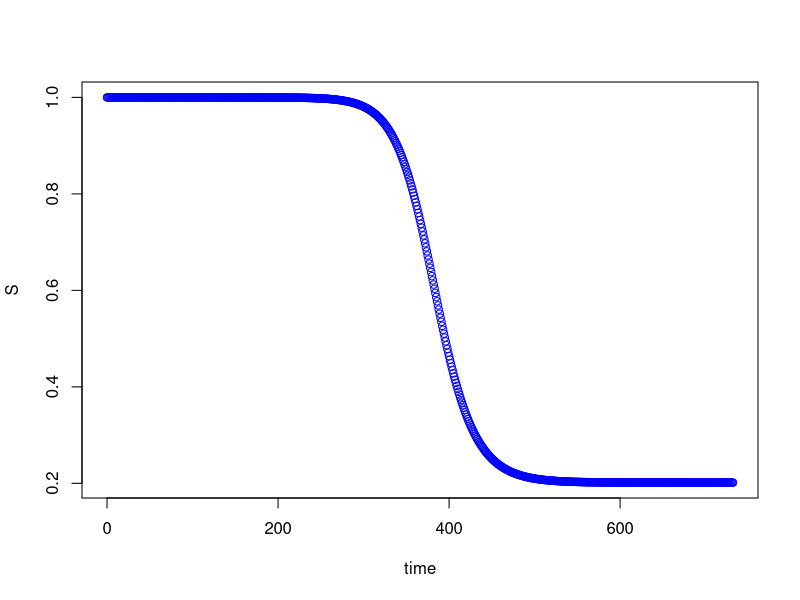
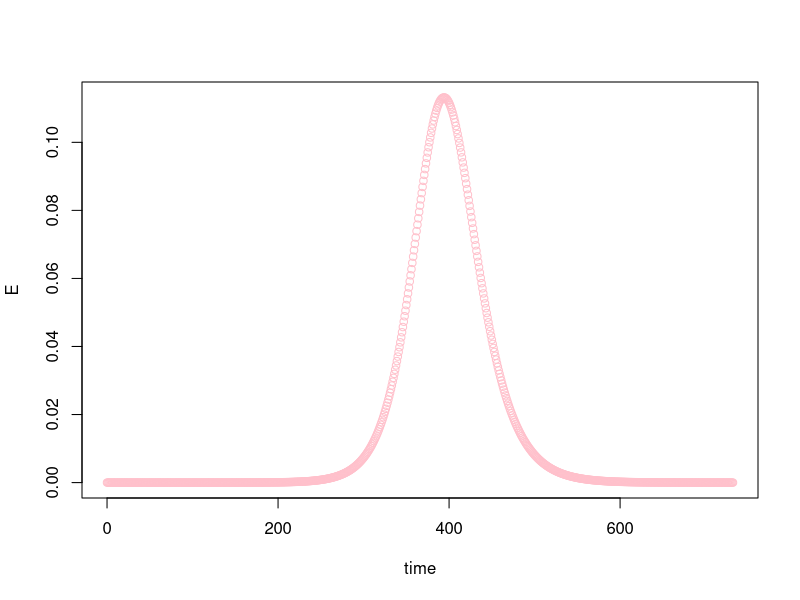
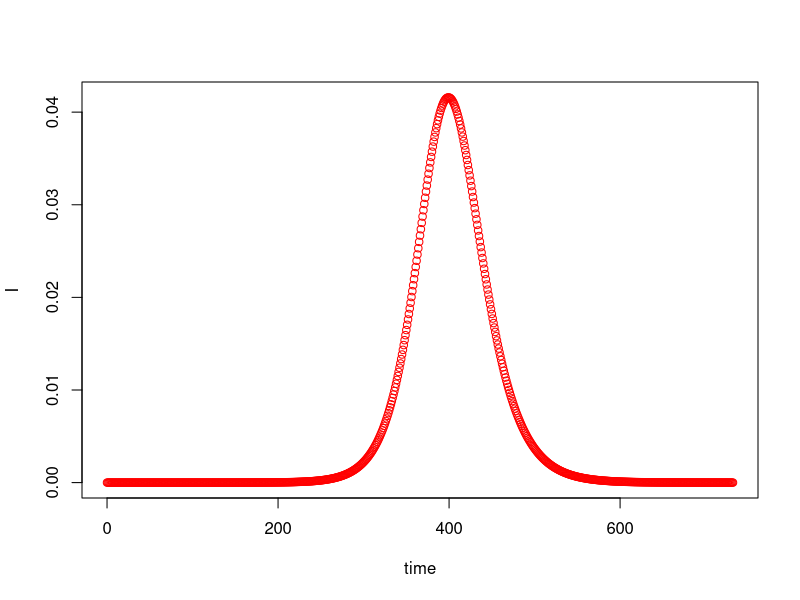
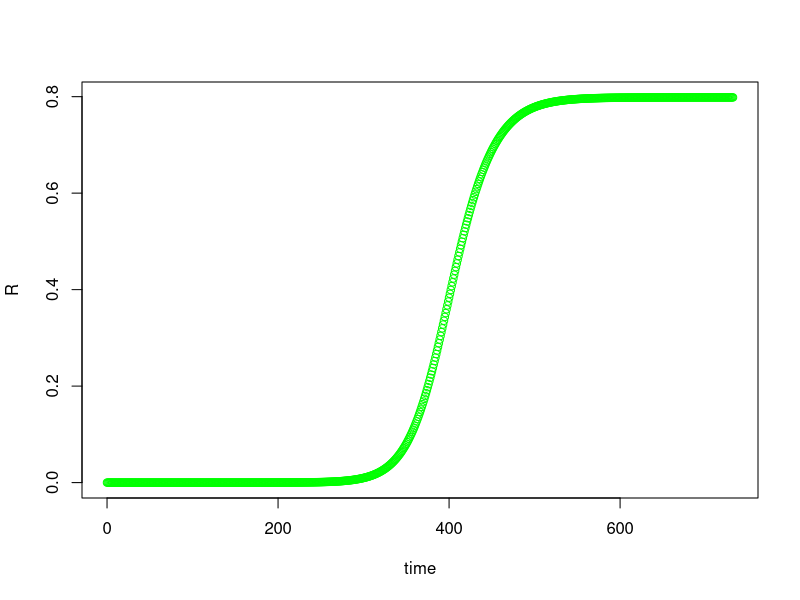
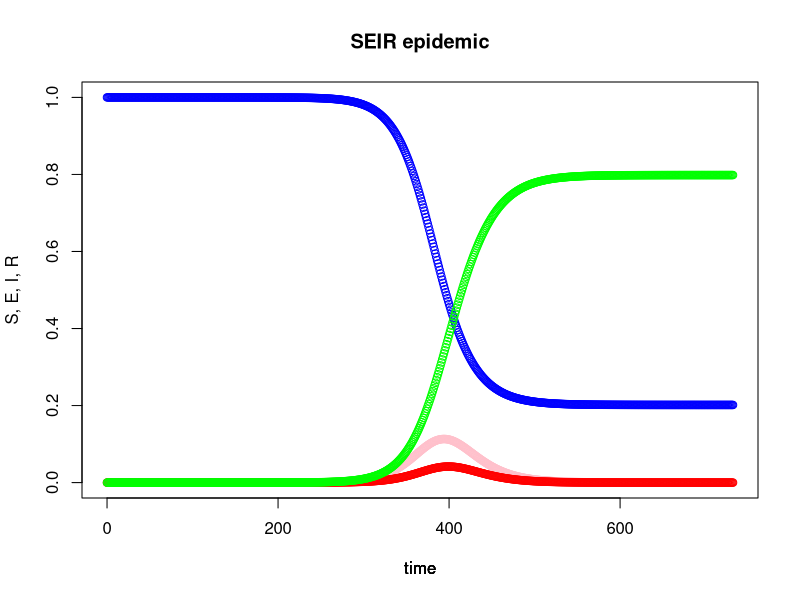

Source code (R) for these figures, in order:
## ---- chunk 1
#Load add-on packages - deSolve - contains lsoda function - differential equation solver.
#install.packages("deSolve")
library (deSolve) 
## ---- chunk 2
#Function to compute derivatives of the differential equations.
seir_model = function (current_timepoint, state_values, parameters)
{
  # create state variables (local variables)
  S = state_values [1]        # susceptibles
  E = state_values [2]        # exposed
  I = state_values [3]        # infectious
  R = state_values [4]        # recovered
  
  with ( 
    as.list (parameters),     # variable names within parameters can be used 
         {
           # compute derivatives
           dS = (-beta * S * I)
           dE = (beta * S * I) - (delta * E)
           dI = (delta * E) - (gamma * I)
           dR = (gamma * I)
           
           # combine results
           results = c (dS, dE, dI, dR)
           list (results)
         }
    )
}
## ---- chunk 3
#Parameters
#contact_rate = 10834/366                     # number of contacts per day
#transmission_probability =        # transmission probability
infectious_period = 5.2                 # infectious period
latent_period = 14                     # latent period
## ---- chunk 4
Ro = 2.006
## ---- chunk 5
#Compute values of beta (tranmission rate) and gamma (recovery rate).
#beta_value = contact_rate * transmission_probability
beta_value = Ro * (1 / infectious_period)
gamma_value = 1 / infectious_period
delta_value = 1 / latent_period
## ---- chunk 6
#Compute Ro - Reproductive number.
#Ro = beta_value / gamma_value
#Ro
#Ro = 2.006
## ---- chunk 7
#Disease dynamics parameters.
parameter_list = c (beta = beta_value, gamma = gamma_value, delta = delta_value)
## ---- chunk 8
#Initial values for sub-populations.
W = 67000000        # susceptible hosts
X = 1           # infectious hosts
Y = 0           # recovered hosts
Z = 100           # exposed hosts
## ---- chunk 9
#Compute total population.
N = W + X + Y + Z
## ---- chunk 10
#Initial state values for the differential equations.
initial_values = c (S = W/N, E = X/N, I = Y/N, R = Z/N)
## ---- chunk 11
#Output timepoints.
timepoints = seq (0, 732, by=1)
## ---- chunk 12
#Simulate the SEIR epidemic.
output = lsoda (initial_values, timepoints, seir_model, parameter_list)
## ---- chunk 13
#Plot dynamics of Susceptibles sub-population.
plot (S ~ time, data = output, type='b', col = 'blue')   
## ---- chunk 14
#population
plot (E ~ time, data = output, type='b', col = 'pink')  
## ---- chunk 15
#Plot dynamics of Infectious sub-population.
plot (I ~ time, data = output, type='b', col = 'red') 
## ---- chunk 16
#Plot dynamics of Recovered sub-population.
plot (R ~ time, data = output, type='b', col = 'green')  
## ---- chunk 17
#Plot dynamics of Susceptibles, Exposed, Infectious and Recovered sub-populations in the same plot.
# susceptible hosts over time
plot (S ~ time, data = output, type='b', ylim = c(0,1), col = 'blue', ylab = 'S, E, I, R', main = 'SEIR epidemic') 

# remain on same frame
par (new = TRUE)    

# exposed hosts over time
plot (E ~ time, data = output, type='b', ylim = c(0,1), col = 'pink', ylab = '', axes = FALSE)

# remain on same frame
par (new = TRUE) 

# infectious hosts over time
plot (I ~ time, data = output, type='b', ylim = c(0,1), col = 'red', ylab = '', axes = FALSE) 

# remain on same frame
par (new = TRUE)  

# recovered hosts over time
plot (R ~ time, data = output, type='b', ylim = c(0,1), col = 'green', ylab = '', axes = FALSE)
